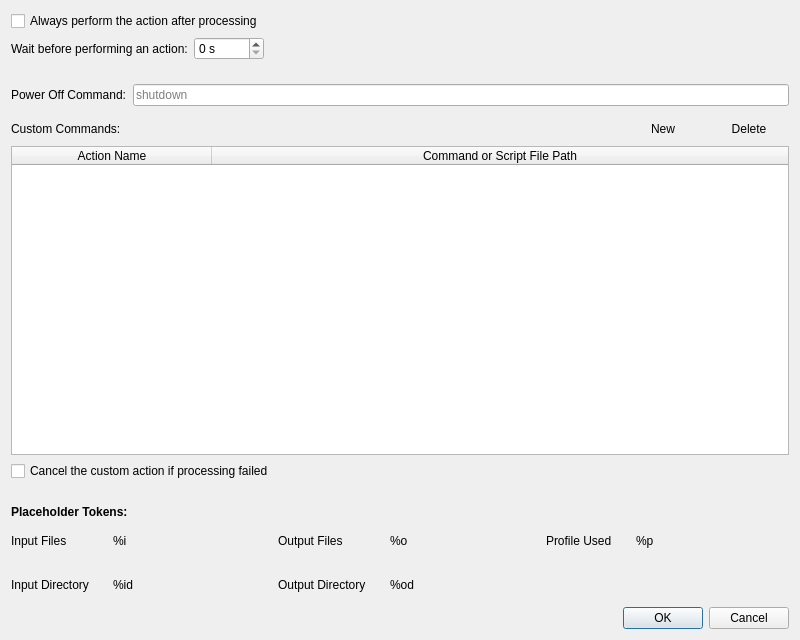
<?xml version="1.0" encoding="UTF-8"?>
<ui version="4.0">
 <class>PostActionConfiguration</class>
 <widget class="QDialog" name="PostActionConfiguration">
  <property name="geometry">
   <rect>
    <x>0</x>
    <y>0</y>
    <width>800</width>
    <height>640</height>
   </rect>
  </property>
  <property name="windowTitle">
   <string>Configure Post-Run Actions</string>
  </property>
  <layout class="QVBoxLayout" name="verticalLayout">
   <item>
    <widget class="QCheckBox" name="checkBox_remember_action">
     <property name="text">
      <string>Always perform the action after processing</string>
     </property>
    </widget>
   </item>
   <item>
    <layout class="QHBoxLayout" name="horizontalLayout_8">
     <item>
      <widget class="QLabel" name="label_13">
       <property name="text">
        <string>Wait before performing an action:</string>
       </property>
      </widget>
     </item>
     <item>
      <widget class="QSpinBox" name="spinBox_wait_time">
       <property name="suffix">
        <string extracomment="unit of time: seconds"> s</string>
       </property>
       <property name="maximum">
        <number>86400</number>
       </property>
       <property name="stepType">
        <enum>QAbstractSpinBox::AdaptiveDecimalStepType</enum>
       </property>
      </widget>
     </item>
     <item>
      <widget class="CTooltipLabel" name="label_review_output_help_7">
       <property name="toolTip">
        <string>&lt;html&gt;&lt;head/&gt;&lt;body&gt;&lt;p&gt;If you set a wait time greater than 0, a window will open upon process completion. This window will show a countdown and allow you to preview as well as edit the command.&lt;/p&gt;&lt;/body&gt;&lt;/html&gt;</string>
       </property>
       <property name="toolTipDuration">
        <number>-1</number>
       </property>
       <property name="text">
        <string notr="true">&lt;helper&gt;</string>
       </property>
      </widget>
     </item>
     <item>
      <spacer name="horizontalSpacer_2">
       <property name="orientation">
        <enum>Qt::Horizontal</enum>
       </property>
       <property name="sizeHint" stdset="0">
        <size>
         <width>40</width>
         <height>20</height>
        </size>
       </property>
      </spacer>
     </item>
    </layout>
   </item>
   <item>
    <spacer name="verticalSpacer_2">
     <property name="orientation">
      <enum>Qt::Vertical</enum>
     </property>
     <property name="sizeType">
      <enum>QSizePolicy::Fixed</enum>
     </property>
     <property name="sizeHint" stdset="0">
      <size>
       <width>20</width>
       <height>18</height>
      </size>
     </property>
    </spacer>
   </item>
   <item>
    <layout class="QFormLayout" name="formLayout">
     <property name="topMargin">
      <number>0</number>
     </property>
     <property name="bottomMargin">
      <number>6</number>
     </property>
     <item row="0" column="0">
      <widget class="QLabel" name="label">
       <property name="text">
        <string>Power Off Command:</string>
       </property>
      </widget>
     </item>
     <item row="0" column="1">
      <widget class="QLineEdit" name="lineEdit_shutdown">
       <property name="placeholderText">
        <string>shutdown</string>
       </property>
      </widget>
     </item>
    </layout>
   </item>
   <item>
    <layout class="QHBoxLayout" name="horizontalLayout">
     <item>
      <widget class="QLabel" name="label_2">
       <property name="text">
        <string>Custom Commands:</string>
       </property>
      </widget>
     </item>
     <item>
      <spacer name="horizontalSpacer">
       <property name="orientation">
        <enum>Qt::Horizontal</enum>
       </property>
       <property name="sizeHint" stdset="0">
        <size>
         <width>40</width>
         <height>20</height>
        </size>
       </property>
      </spacer>
     </item>
     <item>
      <widget class="QPushButton" name="pushButton_row_up">
       <property name="toolTip">
        <string>Move command up</string>
       </property>
       <property name="text">
        <string notr="true"/>
       </property>
       <property name="icon">
        <iconset theme="arrow-up">
         <normaloff>.</normaloff>.</iconset>
       </property>
       <property name="flat">
        <bool>true</bool>
       </property>
      </widget>
     </item>
     <item>
      <widget class="QPushButton" name="pushButton_row_down">
       <property name="toolTip">
        <string>Move command down</string>
       </property>
       <property name="text">
        <string notr="true"/>
       </property>
       <property name="icon">
        <iconset theme="arrow-down">
         <normaloff>.</normaloff>.</iconset>
       </property>
       <property name="flat">
        <bool>true</bool>
       </property>
      </widget>
     </item>
     <item>
      <widget class="QPushButton" name="pushButton_new">
       <property name="text">
        <string>New</string>
       </property>
       <property name="icon">
        <iconset theme="list-add">
         <normaloff>.</normaloff>.</iconset>
       </property>
       <property name="flat">
        <bool>true</bool>
       </property>
      </widget>
     </item>
     <item>
      <widget class="QPushButton" name="pushButton_delete">
       <property name="text">
        <string>Delete</string>
       </property>
       <property name="icon">
        <iconset theme="edit-delete">
         <normaloff>.</normaloff>.</iconset>
       </property>
       <property name="flat">
        <bool>true</bool>
       </property>
      </widget>
     </item>
    </layout>
   </item>
   <item>
    <widget class="CTableWidget" name="tableWidget_commands">
     <property name="editTriggers">
      <set>QAbstractItemView::AllEditTriggers</set>
     </property>
     <property name="showDropIndicator" stdset="0">
      <bool>false</bool>
     </property>
     <property name="dragDropOverwriteMode">
      <bool>false</bool>
     </property>
     <property name="alternatingRowColors">
      <bool>true</bool>
     </property>
     <property name="selectionMode">
      <enum>QAbstractItemView::SingleSelection</enum>
     </property>
     <property name="selectionBehavior">
      <enum>QAbstractItemView::SelectRows</enum>
     </property>
     <attribute name="horizontalHeaderDefaultSectionSize">
      <number>200</number>
     </attribute>
     <attribute name="horizontalHeaderStretchLastSection">
      <bool>true</bool>
     </attribute>
     <column>
      <property name="text">
       <string>Action Name</string>
      </property>
     </column>
     <column>
      <property name="text">
       <string>Command or Script File Path</string>
      </property>
     </column>
    </widget>
   </item>
   <item>
    <layout class="QHBoxLayout" name="horizontalLayout_10">
     <item>
      <widget class="QCheckBox" name="checkBox_cancel_on_error">
       <property name="text">
        <string>Cancel the custom action if processing failed</string>
       </property>
       <property name="checked">
        <bool>false</bool>
       </property>
      </widget>
     </item>
     <item>
      <widget class="CTooltipLabel" name="label_review_output_help_6">
       <property name="toolTip">
        <string>&lt;html&gt;&lt;head/&gt;&lt;body&gt;&lt;p&gt;The Power Off action will run regardless of this setting.&lt;/p&gt;&lt;/body&gt;&lt;/html&gt;</string>
       </property>
       <property name="toolTipDuration">
        <number>-1</number>
       </property>
       <property name="text">
        <string notr="true">&lt;helper&gt;</string>
       </property>
      </widget>
     </item>
     <item>
      <spacer name="horizontalSpacer_9">
       <property name="orientation">
        <enum>Qt::Horizontal</enum>
       </property>
       <property name="sizeHint" stdset="0">
        <size>
         <width>40</width>
         <height>20</height>
        </size>
       </property>
      </spacer>
     </item>
    </layout>
   </item>
   <item>
    <spacer name="verticalSpacer">
     <property name="orientation">
      <enum>Qt::Vertical</enum>
     </property>
     <property name="sizeType">
      <enum>QSizePolicy::Fixed</enum>
     </property>
     <property name="sizeHint" stdset="0">
      <size>
       <width>20</width>
       <height>18</height>
      </size>
     </property>
    </spacer>
   </item>
   <item>
    <widget class="QLabel" name="label_3">
     <property name="font">
      <font>
       <weight>75</weight>
       <bold>true</bold>
      </font>
     </property>
     <property name="text">
      <string>Placeholder Tokens:</string>
     </property>
    </widget>
   </item>
   <item>
    <layout class="QHBoxLayout" name="horizontalLayout_7">
     <property name="spacing">
      <number>24</number>
     </property>
     <property name="topMargin">
      <number>6</number>
     </property>
     <property name="bottomMargin">
      <number>6</number>
     </property>
     <item>
      <layout class="QFormLayout" name="formLayout_2">
       <item row="0" column="0">
        <widget class="QLabel" name="label_4">
         <property name="text">
          <string>Input Files</string>
         </property>
        </widget>
       </item>
       <item row="0" column="1">
        <layout class="QHBoxLayout" name="horizontalLayout_2">
         <item>
          <widget class="QLabel" name="label_5">
           <property name="sizePolicy">
            <sizepolicy hsizetype="Minimum" vsizetype="Preferred">
             <horstretch>0</horstretch>
             <verstretch>0</verstretch>
            </sizepolicy>
           </property>
           <property name="text">
            <string>%i</string>
           </property>
          </widget>
         </item>
         <item>
          <widget class="CTooltipLabel" name="label_review_output_help">
           <property name="toolTip">
            <string>&lt;html&gt;&lt;head/&gt;&lt;body&gt;&lt;p&gt;The individual file paths of each file processed, as a space separated list, with quotation marks where necessary.&lt;/p&gt;&lt;/body&gt;&lt;/html&gt;</string>
           </property>
           <property name="toolTipDuration">
            <number>-1</number>
           </property>
           <property name="text">
            <string notr="true">&lt;helper&gt;</string>
           </property>
          </widget>
         </item>
         <item>
          <spacer name="horizontalSpacer_3">
           <property name="orientation">
            <enum>Qt::Horizontal</enum>
           </property>
           <property name="sizeHint" stdset="0">
            <size>
             <width>40</width>
             <height>20</height>
            </size>
           </property>
          </spacer>
         </item>
        </layout>
       </item>
       <item row="1" column="0">
        <widget class="QLabel" name="inputDirectoryIesLabel">
         <property name="text">
          <string>Input Directory</string>
         </property>
        </widget>
       </item>
       <item row="1" column="1">
        <layout class="QHBoxLayout" name="horizontalLayout_3">
         <item>
          <widget class="QLabel" name="label_12">
           <property name="sizePolicy">
            <sizepolicy hsizetype="Minimum" vsizetype="Preferred">
             <horstretch>0</horstretch>
             <verstretch>0</verstretch>
            </sizepolicy>
           </property>
           <property name="text">
            <string>%id</string>
           </property>
          </widget>
         </item>
         <item>
          <widget class="CTooltipLabel" name="label_review_output_help_2">
           <property name="toolTip">
            <string>&lt;html&gt;&lt;head/&gt;&lt;body&gt;&lt;p&gt;Group files by parent directory and list these, as a space separated list, with quotation marks where necessary.&lt;/p&gt;&lt;/body&gt;&lt;/html&gt;</string>
           </property>
           <property name="toolTipDuration">
            <number>-1</number>
           </property>
           <property name="text">
            <string notr="true">&lt;helper&gt;</string>
           </property>
          </widget>
         </item>
         <item>
          <spacer name="horizontalSpacer_4">
           <property name="orientation">
            <enum>Qt::Horizontal</enum>
           </property>
           <property name="sizeHint" stdset="0">
            <size>
             <width>40</width>
             <height>20</height>
            </size>
           </property>
          </spacer>
         </item>
        </layout>
       </item>
      </layout>
     </item>
     <item>
      <layout class="QFormLayout" name="formLayout_3">
       <item row="0" column="0">
        <widget class="QLabel" name="label_6">
         <property name="text">
          <string>Output Files</string>
         </property>
        </widget>
       </item>
       <item row="0" column="1">
        <layout class="QHBoxLayout" name="horizontalLayout_4">
         <item>
          <widget class="QLabel" name="label_9">
           <property name="sizePolicy">
            <sizepolicy hsizetype="Minimum" vsizetype="Preferred">
             <horstretch>0</horstretch>
             <verstretch>0</verstretch>
            </sizepolicy>
           </property>
           <property name="text">
            <string>%o</string>
           </property>
          </widget>
         </item>
         <item>
          <widget class="CTooltipLabel" name="label_review_output_help_4">
           <property name="toolTip">
            <string>&lt;html&gt;&lt;head/&gt;&lt;body&gt;&lt;p&gt;The individual file paths of each file created as an output, as a space separated list, with quotation marks where necessary.&lt;/p&gt;&lt;/body&gt;&lt;/html&gt;</string>
           </property>
           <property name="toolTipDuration">
            <number>-1</number>
           </property>
           <property name="text">
            <string notr="true">&lt;helper&gt;</string>
           </property>
          </widget>
         </item>
         <item>
          <spacer name="horizontalSpacer_5">
           <property name="orientation">
            <enum>Qt::Horizontal</enum>
           </property>
           <property name="sizeHint" stdset="0">
            <size>
             <width>40</width>
             <height>20</height>
            </size>
           </property>
          </spacer>
         </item>
        </layout>
       </item>
       <item row="1" column="0">
        <widget class="QLabel" name="label_10">
         <property name="text">
          <string>Output Directory</string>
         </property>
        </widget>
       </item>
       <item row="1" column="1">
        <layout class="QHBoxLayout" name="horizontalLayout_5">
         <item>
          <widget class="QLabel" name="label_11">
           <property name="sizePolicy">
            <sizepolicy hsizetype="Minimum" vsizetype="Preferred">
             <horstretch>0</horstretch>
             <verstretch>0</verstretch>
            </sizepolicy>
           </property>
           <property name="text">
            <string>%od</string>
           </property>
          </widget>
         </item>
         <item>
          <widget class="CTooltipLabel" name="label_review_output_help_5">
           <property name="toolTip">
            <string>&lt;html&gt;&lt;head/&gt;&lt;body&gt;&lt;p&gt;Group output files by parent directory and list these, as a space separated list, with quotation marks where necessary.&lt;/p&gt;&lt;/body&gt;&lt;/html&gt;</string>
           </property>
           <property name="toolTipDuration">
            <number>-1</number>
           </property>
           <property name="text">
            <string notr="true">&lt;helper&gt;</string>
           </property>
          </widget>
         </item>
         <item>
          <spacer name="horizontalSpacer_6">
           <property name="orientation">
            <enum>Qt::Horizontal</enum>
           </property>
           <property name="sizeHint" stdset="0">
            <size>
             <width>40</width>
             <height>20</height>
            </size>
           </property>
          </spacer>
         </item>
        </layout>
       </item>
      </layout>
     </item>
     <item>
      <layout class="QFormLayout" name="formLayout_4">
       <item row="0" column="0">
        <widget class="QLabel" name="label_8">
         <property name="text">
          <string>Profile Used</string>
         </property>
        </widget>
       </item>
       <item row="0" column="1">
        <layout class="QHBoxLayout" name="horizontalLayout_6">
         <item>
          <widget class="QLabel" name="label_7">
           <property name="sizePolicy">
            <sizepolicy hsizetype="Minimum" vsizetype="Preferred">
             <horstretch>0</horstretch>
             <verstretch>0</verstretch>
            </sizepolicy>
           </property>
           <property name="text">
            <string>%p</string>
           </property>
          </widget>
         </item>
         <item>
          <widget class="CTooltipLabel" name="label_review_output_help_3">
           <property name="toolTip">
            <string>&lt;html&gt;&lt;head/&gt;&lt;body&gt;&lt;p&gt;The name of the profile used, with quotation marks if necessary.&lt;/p&gt;&lt;/body&gt;&lt;/html&gt;</string>
           </property>
           <property name="toolTipDuration">
            <number>-1</number>
           </property>
           <property name="text">
            <string notr="true">&lt;helper&gt;</string>
           </property>
          </widget>
         </item>
         <item>
          <spacer name="horizontalSpacer_7">
           <property name="orientation">
            <enum>Qt::Horizontal</enum>
           </property>
           <property name="sizeHint" stdset="0">
            <size>
             <width>40</width>
             <height>20</height>
            </size>
           </property>
          </spacer>
         </item>
        </layout>
       </item>
      </layout>
     </item>
    </layout>
   </item>
   <item>
    <layout class="QHBoxLayout" name="horizontalLayout_9" stretch="0,0,1,0">
     <item>
      <widget class="QLabel" name="label_warning_icon">
       <property name="text">
        <string notr="true">&lt;warning icon&gt;</string>
       </property>
      </widget>
     </item>
     <item>
      <widget class="QLabel" name="label_warning">
       <property name="font">
        <font>
         <italic>true</italic>
        </font>
       </property>
       <property name="text">
        <string notr="true">&lt;warning&gt;</string>
       </property>
      </widget>
     </item>
     <item>
      <spacer name="horizontalSpacer_8">
       <property name="orientation">
        <enum>Qt::Horizontal</enum>
       </property>
       <property name="sizeHint" stdset="0">
        <size>
         <width>40</width>
         <height>20</height>
        </size>
       </property>
      </spacer>
     </item>
     <item>
      <widget class="QDialogButtonBox" name="buttonBox">
       <property name="orientation">
        <enum>Qt::Horizontal</enum>
       </property>
       <property name="standardButtons">
        <set>QDialogButtonBox::Cancel|QDialogButtonBox::Ok</set>
       </property>
      </widget>
     </item>
    </layout>
   </item>
  </layout>
 </widget>
 <customwidgets>
  <customwidget>
   <class>CTooltipLabel</class>
   <extends>QLabel</extends>
   <header>pcleaner.gui.CustomQ.CTooltipLabel</header>
  </customwidget>
  <customwidget>
   <class>CTableWidget</class>
   <extends>QTableWidget</extends>
   <header>pcleaner.gui.CustomQ.CTableWidget</header>
  </customwidget>
 </customwidgets>
 <resources/>
 <connections>
  <connection>
   <sender>buttonBox</sender>
   <signal>accepted()</signal>
   <receiver>PostActionConfiguration</receiver>
   <slot>accept()</slot>
   <hints>
    <hint type="sourcelabel">
     <x>248</x>
     <y>254</y>
    </hint>
    <hint type="destinationlabel">
     <x>157</x>
     <y>274</y>
    </hint>
   </hints>
  </connection>
  <connection>
   <sender>buttonBox</sender>
   <signal>rejected()</signal>
   <receiver>PostActionConfiguration</receiver>
   <slot>reject()</slot>
   <hints>
    <hint type="sourcelabel">
     <x>316</x>
     <y>260</y>
    </hint>
    <hint type="destinationlabel">
     <x>286</x>
     <y>274</y>
    </hint>
   </hints>
  </connection>
 </connections>
</ui>
